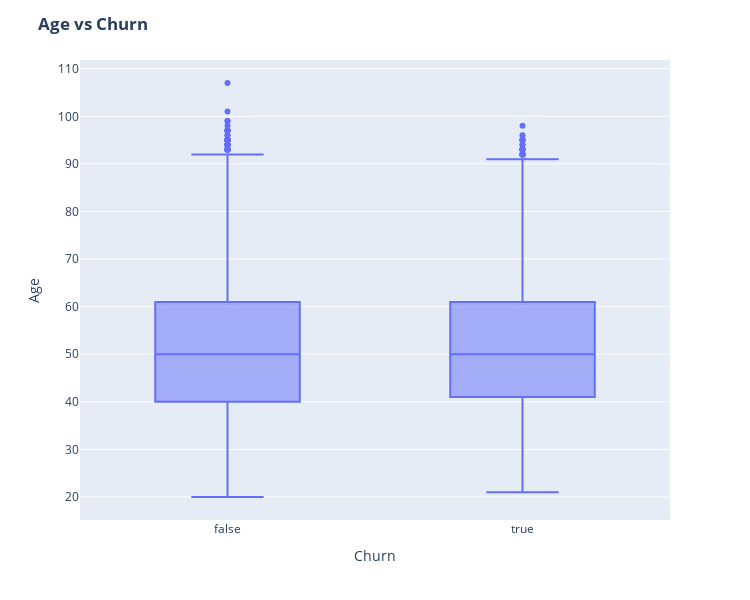

The notebook cell saved with this chart:
### Code cell
fig = px.box(df, x='has_churned', y = 'age_of_customer')

# Update yaxis properties
fig.update_yaxes(title_text='Age', row=1, col=1)
# Update xaxis properties
fig.update_xaxes(title_text='Churn', row=1, col=1)

# Update size and title
fig.update_layout(autosize=True, width=750, height=600,
    title_font=dict(size=25, family='Courier'),
    title='<b>Age vs Churn</b>',
)

fig.show()

### Figure 1 — Plotly figure (JSON) as saved in the notebook; plotly's stock layout.template omitted (floating-point values rounded to 4 significant figures; data arrays with more than 128 entries replaced by an {"elided": "..."} marker saying what was removed)
{"data": [{"alignmentgroup": "True", "hovertemplate": "has_churned=%{x}<br>age_of_customer=%{y}<extra></extra>", "legendgroup": "", "marker": {"color": "#636efa"}, "name": "", "notched": false, "offsetgroup": "", "orientation": "v", "showlegend": false, "type": "box", "x": {"elided": "13880 bool values"}, "x0": " ", "xaxis": "x", "y": {"elided": "13880 int values"}, "y0": " ", "yaxis": "y"}], "layout": {"autosize": true, "boxmode": "group", "height": 600, "legend": {"tracegroupgap": 0}, "margin": {"t": 60}, "title": {"text": "<b>Age vs Churn</b>"}, "width": 750, "xaxis": {"anchor": "y", "domain": [0, 1], "title": {"text": "Churn"}}, "yaxis": {"anchor": "x", "domain": [0, 1], "title": {"text": "Age"}}}}
